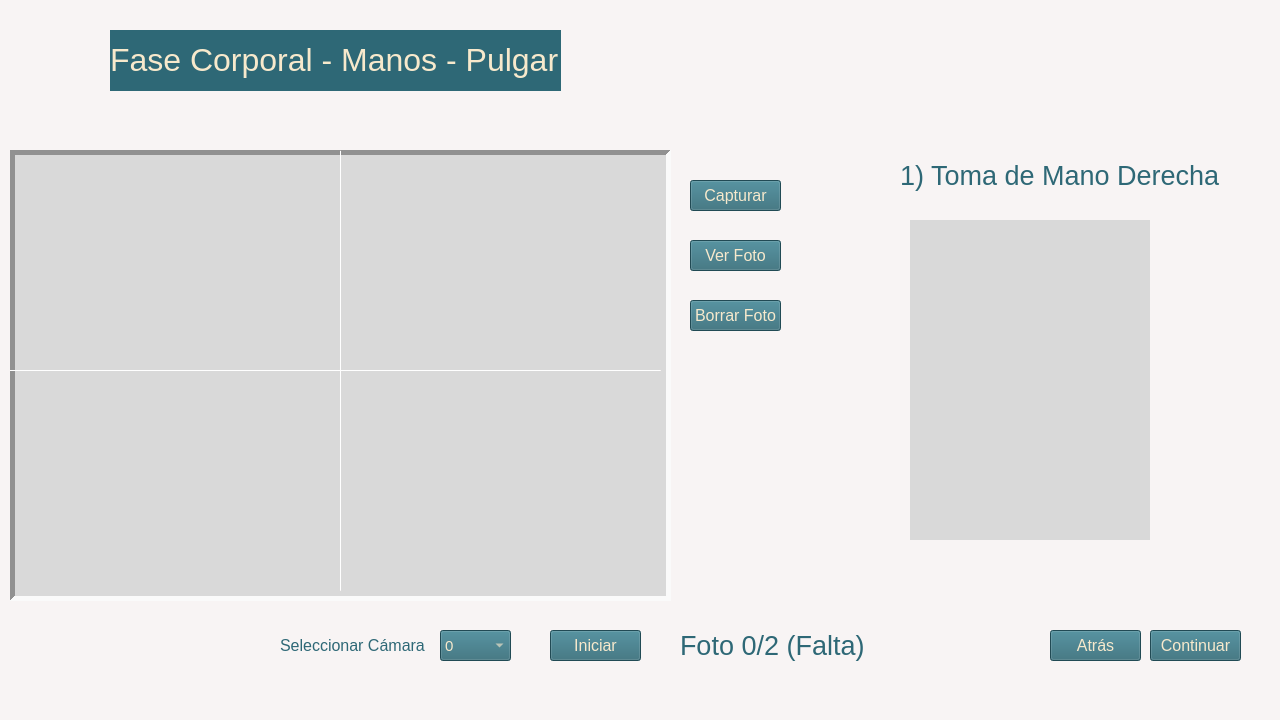
<?xml version="1.0" encoding="UTF-8"?>
<ui version="4.0">
 <class>MainWindow</class>
 <widget class="QMainWindow" name="MainWindow">
  <property name="enabled">
   <bool>true</bool>
  </property>
  <property name="geometry">
   <rect>
    <x>0</x>
    <y>0</y>
    <width>1280</width>
    <height>720</height>
   </rect>
  </property>
  <property name="windowTitle">
   <string>Toma Corporal - Manos - Pulgar</string>
  </property>
  <property name="styleSheet">
   <string notr="true">background-color: rgb(248, 244, 244);</string>
  </property>
  <widget class="QWidget" name="centralwidget">
   <widget class="QLabel" name="camara">
    <property name="geometry">
     <rect>
      <x>10</x>
      <y>150</y>
      <width>661</width>
      <height>451</height>
     </rect>
    </property>
    <property name="styleSheet">
     <string notr="true">background-color: rgb(217, 217, 217);</string>
    </property>
    <property name="frameShape">
     <enum>QFrame::Panel</enum>
    </property>
    <property name="frameShadow">
     <enum>QFrame::Sunken</enum>
    </property>
    <property name="lineWidth">
     <number>5</number>
    </property>
    <property name="text">
     <string/>
    </property>
   </widget>
   <widget class="QPushButton" name="b_Capturar">
    <property name="geometry">
     <rect>
      <x>690</x>
      <y>180</y>
      <width>91</width>
      <height>31</height>
     </rect>
    </property>
    <property name="font">
     <font>
      <pointsize>12</pointsize>
     </font>
    </property>
    <property name="cursor">
     <cursorShape>PointingHandCursor</cursorShape>
    </property>
    <property name="styleSheet">
     <string notr="true">color: rgb(247, 233, 204);
background-color: rgb(46, 104, 118);</string>
    </property>
    <property name="text">
     <string>Capturar</string>
    </property>
   </widget>
   <widget class="QPushButton" name="b_Ver">
    <property name="geometry">
     <rect>
      <x>690</x>
      <y>240</y>
      <width>91</width>
      <height>31</height>
     </rect>
    </property>
    <property name="font">
     <font>
      <pointsize>12</pointsize>
     </font>
    </property>
    <property name="cursor">
     <cursorShape>PointingHandCursor</cursorShape>
    </property>
    <property name="styleSheet">
     <string notr="true">color: rgb(247, 233, 204);
background-color: rgb(46, 104, 118);</string>
    </property>
    <property name="text">
     <string>Ver Foto</string>
    </property>
   </widget>
   <widget class="QPushButton" name="b_Cancelar">
    <property name="geometry">
     <rect>
      <x>1050</x>
      <y>630</y>
      <width>91</width>
      <height>31</height>
     </rect>
    </property>
    <property name="font">
     <font>
      <pointsize>12</pointsize>
     </font>
    </property>
    <property name="cursor">
     <cursorShape>PointingHandCursor</cursorShape>
    </property>
    <property name="styleSheet">
     <string notr="true">color: rgb(247, 233, 204);
background-color: rgb(46, 104, 118);</string>
    </property>
    <property name="text">
     <string>Atrás</string>
    </property>
   </widget>
   <widget class="QPushButton" name="b_Iniciar">
    <property name="geometry">
     <rect>
      <x>550</x>
      <y>630</y>
      <width>91</width>
      <height>31</height>
     </rect>
    </property>
    <property name="font">
     <font>
      <pointsize>12</pointsize>
     </font>
    </property>
    <property name="cursor">
     <cursorShape>PointingHandCursor</cursorShape>
    </property>
    <property name="styleSheet">
     <string notr="true">color: rgb(247, 233, 204);
background-color: rgb(46, 104, 118);</string>
    </property>
    <property name="text">
     <string>Iniciar</string>
    </property>
   </widget>
   <widget class="QComboBox" name="N_Camara">
    <property name="geometry">
     <rect>
      <x>440</x>
      <y>630</y>
      <width>71</width>
      <height>31</height>
     </rect>
    </property>
    <property name="font">
     <font>
      <pointsize>11</pointsize>
     </font>
    </property>
    <property name="cursor">
     <cursorShape>PointingHandCursor</cursorShape>
    </property>
    <property name="styleSheet">
     <string notr="true">color: rgb(247, 233, 204);
background-color: rgb(46, 104, 118);</string>
    </property>
    <item>
     <property name="text">
      <string>0</string>
     </property>
    </item>
    <item>
     <property name="text">
      <string>1</string>
     </property>
    </item>
    <item>
     <property name="text">
      <string>2</string>
     </property>
    </item>
   </widget>
   <widget class="QLabel" name="label_2">
    <property name="geometry">
     <rect>
      <x>280</x>
      <y>630</y>
      <width>151</width>
      <height>31</height>
     </rect>
    </property>
    <property name="font">
     <font>
      <pointsize>12</pointsize>
     </font>
    </property>
    <property name="styleSheet">
     <string notr="true">color: rgb(46, 104, 118);</string>
    </property>
    <property name="text">
     <string>Seleccionar Cámara</string>
    </property>
   </widget>
   <widget class="Line" name="line">
    <property name="geometry">
     <rect>
      <x>340</x>
      <y>150</y>
      <width>1</width>
      <height>441</height>
     </rect>
    </property>
    <property name="orientation">
     <enum>Qt::Vertical</enum>
    </property>
   </widget>
   <widget class="QPushButton" name="b_Continuar">
    <property name="geometry">
     <rect>
      <x>1150</x>
      <y>630</y>
      <width>91</width>
      <height>31</height>
     </rect>
    </property>
    <property name="font">
     <font>
      <pointsize>12</pointsize>
     </font>
    </property>
    <property name="cursor">
     <cursorShape>PointingHandCursor</cursorShape>
    </property>
    <property name="styleSheet">
     <string notr="true">color: rgb(247, 233, 204);
background-color: rgb(46, 104, 118);</string>
    </property>
    <property name="text">
     <string>Continuar</string>
    </property>
   </widget>
   <widget class="QPushButton" name="b_Borrar">
    <property name="geometry">
     <rect>
      <x>690</x>
      <y>300</y>
      <width>91</width>
      <height>31</height>
     </rect>
    </property>
    <property name="font">
     <font>
      <pointsize>12</pointsize>
     </font>
    </property>
    <property name="cursor">
     <cursorShape>PointingHandCursor</cursorShape>
    </property>
    <property name="styleSheet">
     <string notr="true">color: rgb(247, 233, 204);
background-color: rgb(46, 104, 118);</string>
    </property>
    <property name="text">
     <string>Borrar Foto</string>
    </property>
   </widget>
   <widget class="Line" name="line_2">
    <property name="geometry">
     <rect>
      <x>10</x>
      <y>370</y>
      <width>651</width>
      <height>1</height>
     </rect>
    </property>
    <property name="orientation">
     <enum>Qt::Horizontal</enum>
    </property>
   </widget>
   <widget class="QLabel" name="label_3">
    <property name="geometry">
     <rect>
      <x>0</x>
      <y>30</y>
      <width>711</width>
      <height>61</height>
     </rect>
    </property>
    <property name="text">
     <string/>
    </property>
    <property name="pixmap">
     <pixmap>imagenes/franja.png</pixmap>
    </property>
    <property name="scaledContents">
     <bool>true</bool>
    </property>
   </widget>
   <widget class="QLabel" name="label_4">
    <property name="geometry">
     <rect>
      <x>110</x>
      <y>30</y>
      <width>451</width>
      <height>61</height>
     </rect>
    </property>
    <property name="font">
     <font>
      <pointsize>17</pointsize>
     </font>
    </property>
    <property name="styleSheet">
     <string notr="true">color: rgb(0, 68, 91);
background-color: rgb(46, 104, 118);</string>
    </property>
    <property name="text">
     <string>&lt;html&gt;&lt;head/&gt;&lt;body&gt;&lt;p&gt;&lt;span style=&quot; font-size:24pt; color:#f7e9cc;&quot;&gt;Fase Corporal - Manos - Pulgar&lt;/span&gt;&lt;/p&gt;&lt;/body&gt;&lt;/html&gt;</string>
    </property>
   </widget>
   <widget class="QLabel" name="Listo">
    <property name="geometry">
     <rect>
      <x>680</x>
      <y>630</y>
      <width>301</width>
      <height>31</height>
     </rect>
    </property>
    <property name="font">
     <font>
      <pointsize>11</pointsize>
     </font>
    </property>
    <property name="styleSheet">
     <string notr="true">color: rgb(46, 104, 118);</string>
    </property>
    <property name="text">
     <string>&lt;html&gt;&lt;head/&gt;&lt;body&gt;&lt;p&gt;&lt;span style=&quot; font-size:20pt;&quot;&gt;Foto 0/2 (Falta)&lt;/span&gt;&lt;/p&gt;&lt;/body&gt;&lt;/html&gt;</string>
    </property>
   </widget>
   <widget class="QLabel" name="gif_pulgar">
    <property name="geometry">
     <rect>
      <x>910</x>
      <y>220</y>
      <width>240</width>
      <height>320</height>
     </rect>
    </property>
    <property name="styleSheet">
     <string notr="true">background-color: rgb(217, 217, 217);</string>
    </property>
    <property name="text">
     <string/>
    </property>
    <property name="pixmap">
     <pixmap>imagenes/4-min-620x350.jpg</pixmap>
    </property>
    <property name="scaledContents">
     <bool>true</bool>
    </property>
   </widget>
   <widget class="QLabel" name="Toma">
    <property name="geometry">
     <rect>
      <x>900</x>
      <y>160</y>
      <width>351</width>
      <height>31</height>
     </rect>
    </property>
    <property name="font">
     <font>
      <pointsize>11</pointsize>
     </font>
    </property>
    <property name="styleSheet">
     <string notr="true">color: rgb(46, 104, 118);</string>
    </property>
    <property name="text">
     <string>&lt;html&gt;&lt;head/&gt;&lt;body&gt;&lt;p&gt;&lt;span style=&quot; font-size:20pt;&quot;&gt;1) Toma de Mano Derecha&lt;/span&gt;&lt;/p&gt;&lt;/body&gt;&lt;/html&gt;</string>
    </property>
   </widget>
  </widget>
  <widget class="QMenuBar" name="menubar">
   <property name="geometry">
    <rect>
     <x>0</x>
     <y>0</y>
     <width>1280</width>
     <height>21</height>
    </rect>
   </property>
  </widget>
 </widget>
 <resources/>
 <connections/>
</ui>
